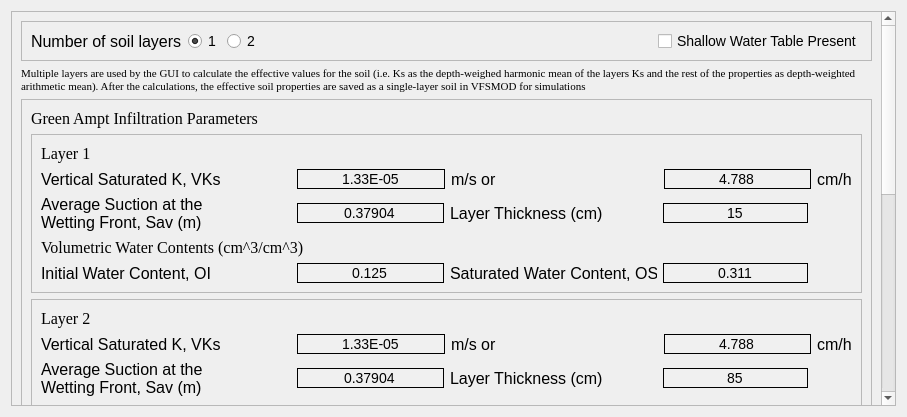
<?xml version="1.0" encoding="UTF-8"?>
<ui version="4.0">
 <class>Dialog</class>
 <widget class="QDialog" name="Dialog">
  <property name="geometry">
   <rect>
    <x>0</x>
    <y>0</y>
    <width>907</width>
    <height>417</height>
   </rect>
  </property>
  <property name="windowTitle">
   <string>Dialog</string>
  </property>
  <property name="styleSheet">
   <string notr="true">QLabel {
    font-family: 'Georgia'; /* Cambiar la fuente a Georgia */
    font-size: 16px; /* Cambiar el tamaño de la fuente */
    color: #000000; /* Color del texto (blanco) */
}

QLineEdit {
    font-family: 'Georgia'; /* Cambiar la fuente a Georgia */
    font-size: 14px; /* Cambiar el tamaño de la fuente */
    color: #000000; /* Color del texto (blanco) */
    background-color: #f0f0f0; /* Color de fondo del QLineEdit */
    border: 1px solid #000000; /* Borde blanco */
}

QComboBox {
    font-family: 'Georgia'; /* Cambiar la fuente a Georgia */
    font-size: 14px; /* Cambiar el tamaño de la fuente */
    color: #000000; /* Color del texto (blanco) */
    background-color: #cfd4da; /* Fondo oscuro del ComboBox */
}

QRadioButton {
    font-family: 'Georgia'; /* Cambiar la fuente a Georgia */
    font-size: 14px; /* Cambiar el tamaño de la fuente */
    color: #000000; /* Color del texto (blanco) */
}

QCheckBox {
    font-family: 'Georgia'; /* Cambiar la fuente a Georgia */
    font-size: 14px; /* Cambiar el tamaño de la fuente */
    color: #000000; /* Color del texto (blanco) */
}

/* Cambiar la fuente y estilo de los QPushButton */
QPushButton {
    font-family: 'Georgia'; /* Cambiar la fuente */
    font-size: 14px; /* Cambiar el tamaño de la fuente */
    color: #000000; /* Color del texto negro */
    background-color: #cfd4da; /* Fondo gris claro */
    border: 1px solid #a1a6ad; /* Borde gris medio */
    border-radius: 5px; /* Bordes redondeados */
    padding: 5px; /* Espaciado interno */
}

/* Estilo cuando el ratón pasa sobre el botón */
QPushButton:hover {
    color: #000000; /* Mantener el texto negro */
    background-color: #b7bcc3; /* Fondo gris un poco más oscuro al pasar el mouse */
}

/* Estilo cuando el botón está presionado */
QPushButton:pressed {
    background-color: #a6acb3; /* Fondo ligeramente más oscuro al presionar */
    color: #000000; /* Mantener el texto negro cuando se presiona */
}



/* Estilo general para QTableWidget y QTableView */
QTableWidget, QTableView {
    font-family: 'Georgia'; /* Cambiar la fuente a Georgia */
    font-size: 14px; /* Tamaño de la fuente */
    color: #000000; /* Color del texto negro */
    background-color: #e6e9ed; /* Fondo gris claro para la tabla */
    gridline-color: #a1a6ad; /* Color de las líneas de la tabla (gris medio) */
    selection-background-color: #b7bcc3; /* Color de fondo cuando se selecciona una celda (gris suave) */
    selection-color: #000000; /* Color del texto cuando la celda está seleccionada (negro) */
}

/* Estilo para el encabezado horizontal de la tabla */
QHeaderView::section {
    font-family: 'Georgia'; /* Cambiar la fuente a Georgia */
    font-size: 14px; /* Tamaño de la fuente */
    color: #000000; /* Color del texto negro */
    background-color: #cfd4da; /* Fondo gris claro del encabezado */
    border: 1px solid #a1a6ad; /* Borde gris medio entre las secciones */
    padding: 4px; /* Espaciado interno en el encabezado */
}

/* Estilo para las celdas de la tabla al pasar el mouse */
QTableWidget::item:hover, QTableView::item:hover {
    background-color: #b7bcc3; /* Fondo gris suave al pasar el mouse */
    color: #000000; /* Mantener el texto negro */
}

/* Estilo para las celdas cuando están seleccionadas */
QTableWidget::item:selected, QTableView::item:selected {
    background-color: #a6acb3; /* Fondo gris intermedio cuando está seleccionado */
    color: #000000; /* Texto negro cuando está seleccionado */
}

/* Ajustar el tamaño de las celdas */
QTableWidget::item, QTableView::item {
    padding: 4px; /* Espaciado interno de las celdas */
}

/* Estilo para el borde inferior de la tabla */
QTableCornerButton::section {
    background-color: #cfd4da; /* Fondo del botón de esquina */
    border: 1px solid #a1a6ad; /* Borde gris medio del botón de esquina */
}</string>
  </property>
  <layout class="QGridLayout" name="gridLayout_10">
   <item row="0" column="0">
    <widget class="QScrollArea" name="scrollArea">
     <property name="widgetResizable">
      <bool>true</bool>
     </property>
     <widget class="QWidget" name="scrollAreaWidgetContents">
      <property name="geometry">
       <rect>
        <x>0</x>
        <y>0</y>
        <width>870</width>
        <height>879</height>
       </rect>
      </property>
      <layout class="QGridLayout" name="gridLayout_9">
       <item row="0" column="0">
        <widget class="QFrame" name="frame">
         <property name="maximumSize">
          <size>
           <width>16777215</width>
           <height>40</height>
          </size>
         </property>
         <property name="frameShape">
          <enum>QFrame::StyledPanel</enum>
         </property>
         <property name="frameShadow">
          <enum>QFrame::Raised</enum>
         </property>
         <layout class="QGridLayout" name="gridLayout">
          <item row="0" column="2">
           <widget class="QRadioButton" name="radio_two">
            <property name="text">
             <string>2</string>
            </property>
           </widget>
          </item>
          <item row="0" column="0">
           <widget class="QLabel" name="label">
            <property name="text">
             <string>Number of soil layers</string>
            </property>
           </widget>
          </item>
          <item row="0" column="4">
           <widget class="QCheckBox" name="check_water_table">
            <property name="text">
             <string>Shallow Water Table Present</string>
            </property>
           </widget>
          </item>
          <item row="0" column="1">
           <widget class="QRadioButton" name="radio_one">
            <property name="text">
             <string>1</string>
            </property>
            <property name="checked">
             <bool>true</bool>
            </property>
           </widget>
          </item>
          <item row="0" column="3">
           <spacer name="horizontalSpacer">
            <property name="orientation">
             <enum>Qt::Horizontal</enum>
            </property>
            <property name="sizeHint" stdset="0">
             <size>
              <width>40</width>
              <height>20</height>
             </size>
            </property>
           </spacer>
          </item>
         </layout>
        </widget>
       </item>
       <item row="4" column="0">
        <widget class="QFrame" name="frame_6">
         <property name="frameShape">
          <enum>QFrame::StyledPanel</enum>
         </property>
         <property name="frameShadow">
          <enum>QFrame::Raised</enum>
         </property>
         <layout class="QGridLayout" name="gridLayout_7">
          <item row="0" column="2">
           <layout class="QHBoxLayout" name="horizontalLayout_11">
            <item>
             <widget class="QLabel" name="label_23">
              <property name="text">
               <string>Water Table Depth, WTD (m)</string>
              </property>
             </widget>
            </item>
            <item>
             <widget class="QLineEdit" name="line_water_depth">
              <property name="text">
               <string>1.0</string>
              </property>
              <property name="alignment">
               <set>Qt::AlignCenter</set>
              </property>
             </widget>
            </item>
           </layout>
          </item>
          <item row="0" column="0" colspan="2">
           <layout class="QHBoxLayout" name="horizontalLayout_12">
            <item>
             <widget class="QCheckBox" name="check_input">
              <property name="minimumSize">
               <size>
                <width>262</width>
                <height>0</height>
               </size>
              </property>
              <property name="maximumSize">
               <size>
                <width>250</width>
                <height>16777215</height>
               </size>
              </property>
              <property name="text">
               <string>Soil saturated hydraulic 
conductivity anisotropy ratio </string>
              </property>
             </widget>
            </item>
            <item>
             <widget class="QLineEdit" name="line_input">
              <property name="minimumSize">
               <size>
                <width>0</width>
                <height>0</height>
               </size>
              </property>
              <property name="maximumSize">
               <size>
                <width>150</width>
                <height>16777215</height>
               </size>
              </property>
              <property name="text">
               <string>-0.5</string>
              </property>
              <property name="alignment">
               <set>Qt::AlignCenter</set>
              </property>
             </widget>
            </item>
            <item>
             <spacer name="horizontalSpacer_4">
              <property name="orientation">
               <enum>Qt::Horizontal</enum>
              </property>
              <property name="sizeHint" stdset="0">
               <size>
                <width>40</width>
                <height>20</height>
               </size>
              </property>
             </spacer>
            </item>
           </layout>
          </item>
          <item row="2" column="0" colspan="3">
           <widget class="QFrame" name="frame_9">
            <property name="minimumSize">
             <size>
              <width>0</width>
              <height>0</height>
             </size>
            </property>
            <property name="frameShape">
             <enum>QFrame::StyledPanel</enum>
            </property>
            <property name="frameShadow">
             <enum>QFrame::Raised</enum>
            </property>
            <layout class="QGridLayout" name="gridLayout_11">
             <item row="1" column="1">
              <widget class="QFrame" name="frame_8">
               <property name="frameShape">
                <enum>QFrame::StyledPanel</enum>
               </property>
               <property name="frameShadow">
                <enum>QFrame::Raised</enum>
               </property>
               <layout class="QGridLayout" name="gridLayout_6">
                <item row="2" column="0">
                 <widget class="QRadioButton" name="radioButton_6">
                  <property name="text">
                   <string>Brooks and Corey</string>
                  </property>
                 </widget>
                </item>
                <item row="1" column="0">
                 <widget class="QRadioButton" name="radioButton_5">
                  <property name="text">
                   <string>van Genuchten</string>
                  </property>
                  <property name="checked">
                   <bool>true</bool>
                  </property>
                 </widget>
                </item>
                <item row="3" column="0">
                 <widget class="QRadioButton" name="radioButton_7">
                  <property name="text">
                   <string>Gardner</string>
                  </property>
                 </widget>
                </item>
                <item row="0" column="0">
                 <widget class="QLabel" name="label_25">
                  <property name="font">
                   <font>
                    <family>Georgia</family>
                    <pointsize>-1</pointsize>
                   </font>
                  </property>
                  <property name="text">
                   <string>Hydraulic Conductivity Curve</string>
                  </property>
                 </widget>
                </item>
               </layout>
              </widget>
             </item>
             <item row="1" column="0">
              <widget class="QFrame" name="frame_7">
               <property name="frameShape">
                <enum>QFrame::StyledPanel</enum>
               </property>
               <property name="frameShadow">
                <enum>QFrame::Raised</enum>
               </property>
               <layout class="QGridLayout" name="gridLayout_5">
                <item row="0" column="0">
                 <widget class="QLabel" name="label_24">
                  <property name="font">
                   <font>
                    <family>Georgia</family>
                    <pointsize>-1</pointsize>
                   </font>
                  </property>
                  <property name="text">
                   <string>Soil Water Characteristic Curve</string>
                  </property>
                 </widget>
                </item>
                <item row="1" column="0">
                 <widget class="QRadioButton" name="radioButton_3">
                  <property name="text">
                   <string>van Genuchten</string>
                  </property>
                  <property name="checked">
                   <bool>true</bool>
                  </property>
                 </widget>
                </item>
                <item row="2" column="0">
                 <widget class="QRadioButton" name="radioButton_4">
                  <property name="text">
                   <string>Brooks and Corey</string>
                  </property>
                 </widget>
                </item>
               </layout>
              </widget>
             </item>
             <item row="1" column="2">
              <widget class="QPushButton" name="show_parameters">
               <property name="text">
                <string>Show 
Parameters</string>
               </property>
              </widget>
             </item>
             <item row="0" column="0">
              <widget class="QLabel" name="label_28">
               <property name="text">
                <string/>
               </property>
              </widget>
             </item>
            </layout>
           </widget>
          </item>
          <item row="1" column="0">
           <widget class="QLabel" name="label_26">
            <property name="font">
             <font>
              <family>Georgia</family>
              <pointsize>-1</pointsize>
             </font>
            </property>
            <property name="text">
             <string>Soil Characteristic Curves</string>
            </property>
           </widget>
          </item>
         </layout>
        </widget>
       </item>
       <item row="3" column="0">
        <widget class="QFrame" name="frame_2">
         <property name="frameShape">
          <enum>QFrame::StyledPanel</enum>
         </property>
         <property name="frameShadow">
          <enum>QFrame::Raised</enum>
         </property>
         <layout class="QGridLayout" name="gridLayout_8">
          <item row="0" column="0">
           <widget class="QLabel" name="label_2">
            <property name="font">
             <font>
              <family>Georgia</family>
              <pointsize>-1</pointsize>
             </font>
            </property>
            <property name="text">
             <string>Green Ampt Infiltration Parameters</string>
            </property>
           </widget>
          </item>
          <item row="1" column="0">
           <widget class="QFrame" name="frame_3">
            <property name="frameShape">
             <enum>QFrame::StyledPanel</enum>
            </property>
            <property name="frameShadow">
             <enum>QFrame::Raised</enum>
            </property>
            <layout class="QGridLayout" name="gridLayout_3">
             <item row="0" column="0">
              <widget class="QLabel" name="label_3">
               <property name="font">
                <font>
                 <family>Georgia</family>
                 <pointsize>-1</pointsize>
                </font>
               </property>
               <property name="text">
                <string>Layer 1</string>
               </property>
              </widget>
             </item>
             <item row="1" column="0" colspan="2">
              <layout class="QHBoxLayout" name="horizontalLayout">
               <item>
                <widget class="QLabel" name="label_4">
                 <property name="minimumSize">
                  <size>
                   <width>250</width>
                   <height>0</height>
                  </size>
                 </property>
                 <property name="maximumSize">
                  <size>
                   <width>250</width>
                   <height>16777215</height>
                  </size>
                 </property>
                 <property name="text">
                  <string>Vertical Saturated K, VKs</string>
                 </property>
                </widget>
               </item>
               <item>
                <widget class="QLineEdit" name="line_vertical_ms">
                 <property name="maximumSize">
                  <size>
                   <width>150</width>
                   <height>16777215</height>
                  </size>
                 </property>
                 <property name="text">
                  <string>1.33E-05</string>
                 </property>
                 <property name="alignment">
                  <set>Qt::AlignCenter</set>
                 </property>
                </widget>
               </item>
               <item>
                <widget class="QLabel" name="label_5">
                 <property name="minimumSize">
                  <size>
                   <width>207</width>
                   <height>0</height>
                  </size>
                 </property>
                 <property name="maximumSize">
                  <size>
                   <width>207</width>
                   <height>16777215</height>
                  </size>
                 </property>
                 <property name="text">
                  <string>m/s or</string>
                 </property>
                </widget>
               </item>
               <item>
                <widget class="QLineEdit" name="line_vertical_cmh">
                 <property name="text">
                  <string>4.788</string>
                 </property>
                 <property name="alignment">
                  <set>Qt::AlignCenter</set>
                 </property>
                </widget>
               </item>
               <item>
                <widget class="QLabel" name="label_6">
                 <property name="text">
                  <string>cm/h</string>
                 </property>
                </widget>
               </item>
              </layout>
             </item>
             <item row="2" column="0">
              <layout class="QHBoxLayout" name="horizontalLayout_2">
               <item>
                <widget class="QLabel" name="label_7">
                 <property name="minimumSize">
                  <size>
                   <width>250</width>
                   <height>0</height>
                  </size>
                 </property>
                 <property name="maximumSize">
                  <size>
                   <width>250</width>
                   <height>16777215</height>
                  </size>
                 </property>
                 <property name="text">
                  <string>Average Suction at the 
Wetting Front, Sav (m)</string>
                 </property>
                </widget>
               </item>
               <item>
                <widget class="QLineEdit" name="line_average">
                 <property name="maximumSize">
                  <size>
                   <width>150</width>
                   <height>16777215</height>
                  </size>
                 </property>
                 <property name="text">
                  <string>0.37904</string>
                 </property>
                 <property name="alignment">
                  <set>Qt::AlignCenter</set>
                 </property>
                </widget>
               </item>
              </layout>
             </item>
             <item row="2" column="1">
              <layout class="QHBoxLayout" name="horizontalLayout_3">
               <item>
                <widget class="QLabel" name="label_8">
                 <property name="minimumSize">
                  <size>
                   <width>207</width>
                   <height>0</height>
                  </size>
                 </property>
                 <property name="maximumSize">
                  <size>
                   <width>207</width>
                   <height>16777215</height>
                  </size>
                 </property>
                 <property name="text">
                  <string>Layer Thickness (cm)</string>
                 </property>
                </widget>
               </item>
               <item>
                <widget class="QLineEdit" name="line_bottom">
                 <property name="text">
                  <string>15</string>
                 </property>
                 <property name="alignment">
                  <set>Qt::AlignCenter</set>
                 </property>
                </widget>
               </item>
               <item>
                <widget class="QWidget" name="widget" native="true">
                 <property name="minimumSize">
                  <size>
                   <width>38</width>
                   <height>0</height>
                  </size>
                 </property>
                </widget>
               </item>
              </layout>
             </item>
             <item row="3" column="0">
              <widget class="QLabel" name="label_9">
               <property name="font">
                <font>
                 <family>Georgia</family>
                 <pointsize>-1</pointsize>
                </font>
               </property>
               <property name="text">
                <string>Volumetric Water Contents (cm^3/cm^3)</string>
               </property>
              </widget>
             </item>
             <item row="4" column="0">
              <layout class="QHBoxLayout" name="horizontalLayout_4">
               <item>
                <widget class="QLabel" name="label_10">
                 <property name="minimumSize">
                  <size>
                   <width>250</width>
                   <height>0</height>
                  </size>
                 </property>
                 <property name="maximumSize">
                  <size>
                   <width>250</width>
                   <height>16777215</height>
                  </size>
                 </property>
                 <property name="text">
                  <string>Initial Water Content, OI</string>
                 </property>
                </widget>
               </item>
               <item>
                <widget class="QLineEdit" name="line_initial">
                 <property name="maximumSize">
                  <size>
                   <width>150</width>
                   <height>16777215</height>
                  </size>
                 </property>
                 <property name="text">
                  <string>0.125</string>
                 </property>
                 <property name="alignment">
                  <set>Qt::AlignCenter</set>
                 </property>
                </widget>
               </item>
              </layout>
             </item>
             <item row="4" column="1">
              <layout class="QHBoxLayout" name="horizontalLayout_5">
               <item>
                <widget class="QLabel" name="label_11">
                 <property name="minimumSize">
                  <size>
                   <width>207</width>
                   <height>0</height>
                  </size>
                 </property>
                 <property name="maximumSize">
                  <size>
                   <width>207</width>
                   <height>16777215</height>
                  </size>
                 </property>
                 <property name="text">
                  <string>Saturated Water Content, OS</string>
                 </property>
                </widget>
               </item>
               <item>
                <widget class="QLineEdit" name="line_saturated">
                 <property name="text">
                  <string>0.311</string>
                 </property>
                 <property name="alignment">
                  <set>Qt::AlignCenter</set>
                 </property>
                </widget>
               </item>
               <item>
                <widget class="QWidget" name="widget_2" native="true">
                 <property name="minimumSize">
                  <size>
                   <width>38</width>
                   <height>0</height>
                  </size>
                 </property>
                </widget>
               </item>
              </layout>
             </item>
            </layout>
           </widget>
          </item>
          <item row="2" column="0">
           <widget class="QFrame" name="frame_5">
            <property name="frameShape">
             <enum>QFrame::StyledPanel</enum>
            </property>
            <property name="frameShadow">
             <enum>QFrame::Raised</enum>
            </property>
            <layout class="QGridLayout" name="gridLayout_4">
             <item row="0" column="0">
              <widget class="QLabel" name="label_14">
               <property name="font">
                <font>
                 <family>Georgia</family>
                 <pointsize>-1</pointsize>
                </font>
               </property>
               <property name="text">
                <string>Layer 2</string>
               </property>
              </widget>
             </item>
             <item row="1" column="0" colspan="2">
              <layout class="QHBoxLayout" name="horizontalLayout_6">
               <item>
                <widget class="QLabel" name="label_15">
                 <property name="minimumSize">
                  <size>
                   <width>250</width>
                   <height>0</height>
                  </size>
                 </property>
                 <property name="maximumSize">
                  <size>
                   <width>250</width>
                   <height>16777215</height>
                  </size>
                 </property>
                 <property name="text">
                  <string>Vertical Saturated K, VKs</string>
                 </property>
                </widget>
               </item>
               <item>
                <widget class="QLineEdit" name="line_vertical_ms_2">
                 <property name="maximumSize">
                  <size>
                   <width>150</width>
                   <height>16777215</height>
                  </size>
                 </property>
                 <property name="text">
                  <string>1.33E-05</string>
                 </property>
                 <property name="alignment">
                  <set>Qt::AlignCenter</set>
                 </property>
                </widget>
               </item>
               <item>
                <widget class="QLabel" name="label_16">
                 <property name="minimumSize">
                  <size>
                   <width>207</width>
                   <height>0</height>
                  </size>
                 </property>
                 <property name="maximumSize">
                  <size>
                   <width>207</width>
                   <height>16777215</height>
                  </size>
                 </property>
                 <property name="text">
                  <string>m/s or</string>
                 </property>
                </widget>
               </item>
               <item>
                <widget class="QLineEdit" name="line_vertical_cmh_2">
                 <property name="text">
                  <string>4.788</string>
                 </property>
                 <property name="alignment">
                  <set>Qt::AlignCenter</set>
                 </property>
                </widget>
               </item>
               <item>
                <widget class="QLabel" name="label_17">
                 <property name="text">
                  <string>cm/h</string>
                 </property>
                </widget>
               </item>
              </layout>
             </item>
             <item row="2" column="0">
              <layout class="QHBoxLayout" name="horizontalLayout_7">
               <item>
                <widget class="QLabel" name="label_18">
                 <property name="minimumSize">
                  <size>
                   <width>250</width>
                   <height>0</height>
                  </size>
                 </property>
                 <property name="maximumSize">
                  <size>
                   <width>250</width>
                   <height>16777215</height>
                  </size>
                 </property>
                 <property name="text">
                  <string>Average Suction at the 
Wetting Front, Sav (m)</string>
                 </property>
                </widget>
               </item>
               <item>
                <widget class="QLineEdit" name="line_average_2">
                 <property name="maximumSize">
                  <size>
                   <width>150</width>
                   <height>16777215</height>
                  </size>
                 </property>
                 <property name="text">
                  <string>0.37904</string>
                 </property>
                 <property name="alignment">
                  <set>Qt::AlignCenter</set>
                 </property>
                </widget>
               </item>
              </layout>
             </item>
             <item row="2" column="1">
              <layout class="QHBoxLayout" name="horizontalLayout_8">
               <item>
                <widget class="QLabel" name="label_19">
                 <property name="minimumSize">
                  <size>
                   <width>207</width>
                   <height>0</height>
                  </size>
                 </property>
                 <property name="maximumSize">
                  <size>
                   <width>207</width>
                   <height>16777215</height>
                  </size>
                 </property>
                 <property name="text">
                  <string>Layer Thickness (cm)</string>
                 </property>
                </widget>
               </item>
               <item>
                <widget class="QLineEdit" name="line_bottom_2">
                 <property name="text">
                  <string>85</string>
                 </property>
                 <property name="alignment">
                  <set>Qt::AlignCenter</set>
                 </property>
                </widget>
               </item>
               <item>
                <widget class="QWidget" name="widget_3" native="true">
                 <property name="minimumSize">
                  <size>
                   <width>38</width>
                   <height>0</height>
                  </size>
                 </property>
                </widget>
               </item>
              </layout>
             </item>
             <item row="3" column="0">
              <widget class="QLabel" name="label_20">
               <property name="font">
                <font>
                 <family>Georgia</family>
                 <pointsize>-1</pointsize>
                </font>
               </property>
               <property name="text">
                <string>Volumetric Water Contents (cm^3/cm^3)</string>
               </property>
              </widget>
             </item>
             <item row="4" column="0">
              <layout class="QHBoxLayout" name="horizontalLayout_9">
               <item>
                <widget class="QLabel" name="label_21">
                 <property name="minimumSize">
                  <size>
                   <width>250</width>
                   <height>0</height>
                  </size>
                 </property>
                 <property name="maximumSize">
                  <size>
                   <width>250</width>
                   <height>16777215</height>
                  </size>
                 </property>
                 <property name="text">
                  <string>Initial Water Content, OI</string>
                 </property>
                </widget>
               </item>
               <item>
                <widget class="QLineEdit" name="line_initial_2">
                 <property name="maximumSize">
                  <size>
                   <width>150</width>
                   <height>16777215</height>
                  </size>
                 </property>
                 <property name="text">
                  <string> 0.125</string>
                 </property>
                 <property name="alignment">
                  <set>Qt::AlignCenter</set>
                 </property>
                </widget>
               </item>
              </layout>
             </item>
             <item row="4" column="1">
              <layout class="QHBoxLayout" name="horizontalLayout_10">
               <item>
                <widget class="QLabel" name="label_22">
                 <property name="minimumSize">
                  <size>
                   <width>207</width>
                   <height>0</height>
                  </size>
                 </property>
                 <property name="maximumSize">
                  <size>
                   <width>207</width>
                   <height>16777215</height>
                  </size>
                 </property>
                 <property name="text">
                  <string>Saturated Water Content, OS</string>
                 </property>
                </widget>
               </item>
               <item>
                <widget class="QLineEdit" name="line_saturated_2">
                 <property name="text">
                  <string>0.311</string>
                 </property>
                 <property name="alignment">
                  <set>Qt::AlignCenter</set>
                 </property>
                </widget>
               </item>
               <item>
                <widget class="QWidget" name="widget_4" native="true">
                 <property name="minimumSize">
                  <size>
                   <width>38</width>
                   <height>0</height>
                  </size>
                 </property>
                </widget>
               </item>
              </layout>
             </item>
            </layout>
           </widget>
          </item>
          <item row="3" column="0">
           <widget class="QFrame" name="frame_4">
            <property name="frameShape">
             <enum>QFrame::StyledPanel</enum>
            </property>
            <property name="frameShadow">
             <enum>QFrame::Raised</enum>
            </property>
            <layout class="QGridLayout" name="gridLayout_2">
             <item row="0" column="0">
              <layout class="QHBoxLayout" name="horizontalLayout_14">
               <item>
                <widget class="QLabel" name="label_12">
                 <property name="minimumSize">
                  <size>
                   <width>250</width>
                   <height>0</height>
                  </size>
                 </property>
                 <property name="maximumSize">
                  <size>
                   <width>250</width>
                   <height>16777215</height>
                  </size>
                 </property>
                 <property name="text">
                  <string>Maximum Surface Storage, SM (m)</string>
                 </property>
                </widget>
               </item>
               <item>
                <widget class="QLineEdit" name="line_maximum">
                 <property name="minimumSize">
                  <size>
                   <width>0</width>
                   <height>0</height>
                  </size>
                 </property>
                 <property name="maximumSize">
                  <size>
                   <width>150</width>
                   <height>16777215</height>
                  </size>
                 </property>
                 <property name="text">
                  <string>0</string>
                 </property>
                 <property name="alignment">
                  <set>Qt::AlignCenter</set>
                 </property>
                </widget>
               </item>
               <item>
                <spacer name="horizontalSpacer_2">
                 <property name="orientation">
                  <enum>Qt::Horizontal</enum>
                 </property>
                 <property name="sizeHint" stdset="0">
                  <size>
                   <width>40</width>
                   <height>20</height>
                  </size>
                 </property>
                </spacer>
               </item>
              </layout>
             </item>
             <item row="1" column="0">
              <layout class="QHBoxLayout" name="horizontalLayout_15">
               <item>
                <widget class="QLabel" name="label_13">
                 <property name="minimumSize">
                  <size>
                   <width>250</width>
                   <height>0</height>
                  </size>
                 </property>
                 <property name="maximumSize">
                  <size>
                   <width>250</width>
                   <height>16777215</height>
                  </size>
                 </property>
                 <property name="text">
                  <string>Fraction of the filter where ponding 
is checked, (0&lt;=SCHK&lt;=0.5)</string>
                 </property>
                </widget>
               </item>
               <item>
                <widget class="QLineEdit" name="line_fraction">
                 <property name="minimumSize">
                  <size>
                   <width>0</width>
                   <height>0</height>
                  </size>
                 </property>
                 <property name="maximumSize">
                  <size>
                   <width>150</width>
                   <height>16777215</height>
                  </size>
                 </property>
                 <property name="text">
                  <string>1</string>
                 </property>
                 <property name="alignment">
                  <set>Qt::AlignCenter</set>
                 </property>
                </widget>
               </item>
               <item>
                <spacer name="horizontalSpacer_3">
                 <property name="orientation">
                  <enum>Qt::Horizontal</enum>
                 </property>
                 <property name="sizeHint" stdset="0">
                  <size>
                   <width>40</width>
                   <height>20</height>
                  </size>
                 </property>
                </spacer>
               </item>
              </layout>
             </item>
            </layout>
           </widget>
          </item>
         </layout>
        </widget>
       </item>
       <item row="5" column="0">
        <layout class="QHBoxLayout" name="horizontalLayout_13">
         <item>
          <widget class="QPushButton" name="save_continue">
           <property name="text">
            <string>Save - Continue Editing</string>
           </property>
          </widget>
         </item>
         <item>
          <widget class="QPushButton" name="save_close">
           <property name="text">
            <string>Save and Close</string>
           </property>
          </widget>
         </item>
         <item>
          <widget class="QPushButton" name="close_dialog">
           <property name="text">
            <string>Close</string>
           </property>
          </widget>
         </item>
        </layout>
       </item>
       <item row="1" column="0">
        <widget class="QLabel" name="label_27">
         <property name="maximumSize">
          <size>
           <width>16777215</width>
           <height>16777215</height>
          </size>
         </property>
         <property name="styleSheet">
          <string notr="true">    QLabel {
        font-family: Georgia;
        font-size: 8pt;
    }
</string>
         </property>
         <property name="text">
          <string>Multiple layers are used by the GUI to calculate the effective values for the soil (i.e. Ks as the depth-weighed harmonic mean of the layers Ks and the rest of the properties as depth-weighted arithmetic mean). After the calculations, the effective soil properties are saved as a single-layer soil in VFSMOD for simulations</string>
         </property>
         <property name="wordWrap">
          <bool>true</bool>
         </property>
        </widget>
       </item>
      </layout>
     </widget>
    </widget>
   </item>
  </layout>
 </widget>
 <resources/>
 <connections/>
</ui>
